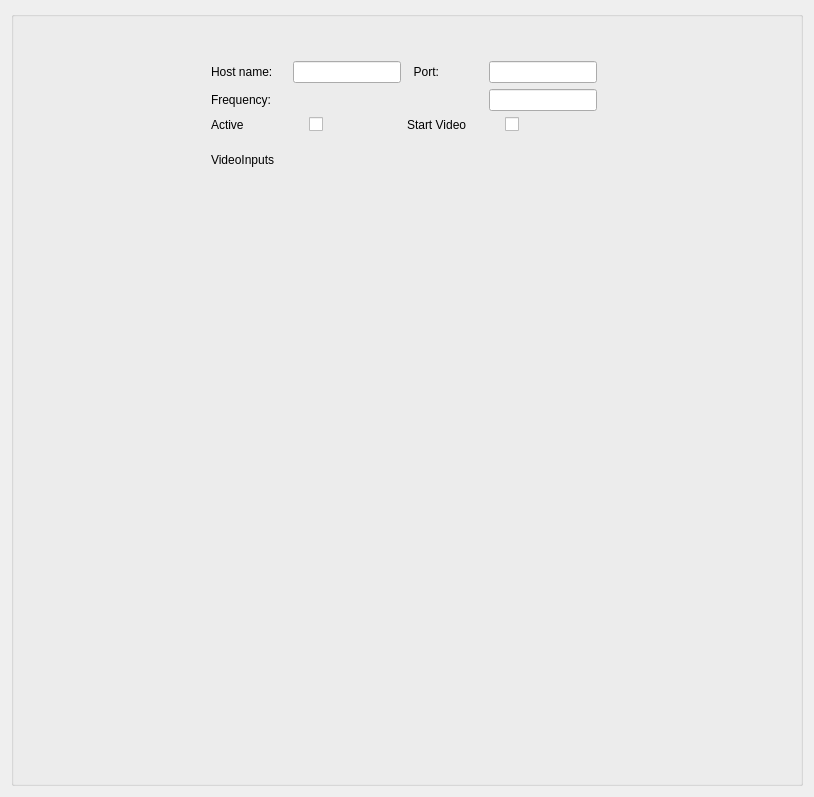
<?xml version="1.0" encoding="UTF-8"?>
<ui version="4.0">
 <class>qSlicerConnectAndDisplayModuleWidget</class>
 <widget class="QWidget" name="qSlicerConnectAndDisplayModuleWidget">
  <property name="geometry">
   <rect>
    <x>0</x>
    <y>0</y>
    <width>814</width>
    <height>797</height>
   </rect>
  </property>
  <property name="windowTitle">
   <string>Form</string>
  </property>
  <layout class="QVBoxLayout" name="verticalLayout">
   <item>
    <widget class="QGroupBox" name="ConnectorPropertyFrame">
     <property name="title">
      <string/>
     </property>
     <widget class="SlicerVideoWidget" name="graphicsView" native="true">
      <property name="geometry">
       <rect>
        <x>130</x>
        <y>180</y>
        <width>1280</width>
        <height>720</height>
       </rect>
      </property>
     </widget>
     <widget class="QWidget" name="layoutWidget">
      <property name="geometry">
       <rect>
        <x>200</x>
        <y>50</y>
        <width>386</width>
        <height>121</height>
       </rect>
      </property>
      <layout class="QVBoxLayout" name="verticalLayout_2">
       <item>
        <layout class="QHBoxLayout" name="horizontalLayout_5">
         <item>
          <widget class="QLabel" name="ConnectorHostAddressLabel">
           <property name="text">
            <string>Host name:</string>
           </property>
          </widget>
         </item>
         <item>
          <widget class="QLineEdit" name="ConnectorHostAddressEdit">
           <property name="sizePolicy">
            <sizepolicy hsizetype="Fixed" vsizetype="Fixed">
             <horstretch>0</horstretch>
             <verstretch>0</verstretch>
            </sizepolicy>
           </property>
           <property name="minimumSize">
            <size>
             <width>50</width>
             <height>0</height>
            </size>
           </property>
           <property name="inputMethodHints">
            <set>Qt::ImhDigitsOnly</set>
           </property>
          </widget>
         </item>
         <item>
          <widget class="QLabel" name="ConnectorPortLabel">
           <property name="text">
            <string>  Port:</string>
           </property>
          </widget>
         </item>
         <item>
          <widget class="QLineEdit" name="ConnectorPortEdit">
           <property name="sizePolicy">
            <sizepolicy hsizetype="Fixed" vsizetype="Fixed">
             <horstretch>0</horstretch>
             <verstretch>0</verstretch>
            </sizepolicy>
           </property>
           <property name="minimumSize">
            <size>
             <width>50</width>
             <height>0</height>
            </size>
           </property>
           <property name="inputMethodHints">
            <set>Qt::ImhDigitsOnly</set>
           </property>
          </widget>
         </item>
        </layout>
       </item>
       <item>
        <layout class="QHBoxLayout" name="horizontalLayout_6">
         <item>
          <widget class="QLabel" name="FrequencyLabel">
           <property name="text">
            <string>Frequency:</string>
           </property>
          </widget>
         </item>
         <item>
          <widget class="QLineEdit" name="FrameFrequency">
           <property name="sizePolicy">
            <sizepolicy hsizetype="Fixed" vsizetype="Fixed">
             <horstretch>0</horstretch>
             <verstretch>0</verstretch>
            </sizepolicy>
           </property>
           <property name="minimumSize">
            <size>
             <width>50</width>
             <height>0</height>
            </size>
           </property>
           <property name="inputMethodHints">
            <set>Qt::ImhDigitsOnly</set>
           </property>
          </widget>
         </item>
        </layout>
       </item>
       <item>
        <layout class="QHBoxLayout" name="horizontalLayout_4">
         <item>
          <layout class="QHBoxLayout" name="horizontalLayout_2">
           <item>
            <widget class="QLabel" name="label">
             <property name="text">
              <string>Active</string>
             </property>
            </widget>
           </item>
           <item>
            <widget class="QCheckBox" name="ConnectorStateCheckBox">
             <property name="minimumSize">
              <size>
               <width>19</width>
               <height>0</height>
              </size>
             </property>
             <property name="text">
              <string/>
             </property>
            </widget>
           </item>
          </layout>
         </item>
         <item>
          <layout class="QHBoxLayout" name="horizontalLayout">
           <item>
            <widget class="QLabel" name="label_2">
             <property name="text">
              <string>Start Video</string>
             </property>
            </widget>
           </item>
           <item>
            <widget class="QCheckBox" name="StartVideoCheckBox">
             <property name="text">
              <string/>
             </property>
            </widget>
           </item>
          </layout>
         </item>
        </layout>
       </item>
       <item>
        <layout class="QHBoxLayout" name="horizontalLayout_3">
         <item>
          <widget class="QLabel" name="ConnectorNameLabel">
           <property name="text">
            <string>VideoInputs</string>
           </property>
          </widget>
         </item>
         <item>
          <widget class="qMRMLNodeComboBox" name="NodeSelector" native="true">
           <property name="enabled">
            <bool>false</bool>
           </property>
           <property name="sizePolicy">
            <sizepolicy hsizetype="Preferred" vsizetype="Preferred">
             <horstretch>0</horstretch>
             <verstretch>0</verstretch>
            </sizepolicy>
           </property>
           <property name="minimumSize">
            <size>
             <width>80</width>
             <height>10</height>
            </size>
           </property>
           <property name="nodeTypes" stdset="0">
            <stringlist>
             <string>vtkMRMLVideoNode</string>
            </stringlist>
           </property>
           <property name="addEnabled" stdset="0">
            <bool>false</bool>
           </property>
           <property name="removeEnabled" stdset="0">
            <bool>false</bool>
           </property>
           <property name="showChildNodeTypes" stdset="0">
            <bool>false</bool>
           </property>
           <property name="selectNodeUponCreation" stdset="0">
            <bool>true</bool>
           </property>
          </widget>
         </item>
        </layout>
       </item>
      </layout>
     </widget>
    </widget>
   </item>
  </layout>
 </widget>
 <customwidgets>
  <customwidget>
   <class>qMRMLNodeComboBox</class>
   <extends>QWidget</extends>
   <header>qMRMLNodeComboBox.h</header>
  </customwidget>
  <customwidget>
   <class>SlicerVideoWidget</class>
   <extends>QWidget</extends>
   <header>Widgets/SlicerVideoWidget.h</header>
   <container>1</container>
  </customwidget>
 </customwidgets>
 <tabstops>
  <tabstop>ConnectorStateCheckBox</tabstop>
 </tabstops>
 <resources/>
 <connections/>
</ui>
